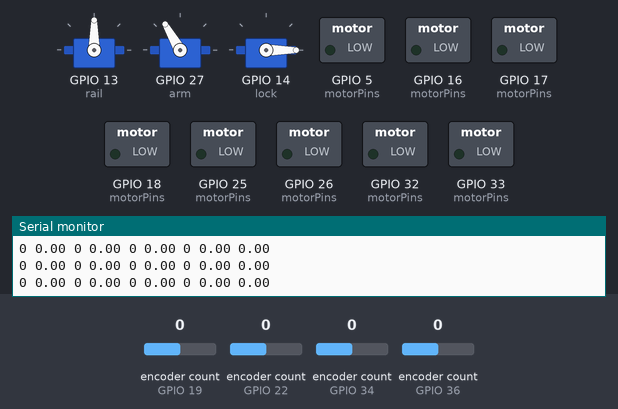
Bench run of a sketch on a simulated ESP32. Shown: 3 × servo, switched loads named in the sketch (green lamp = pin HIGH), the last lines printed to the serial monitor. The test bench sets the inputs (shaded band); at power-on: encoder count (sensors on GPIO 19, GPIO 22, GPIO 34, GPIO 36) 0. WiFi joins after 1.5 s; servers stay silent unless stated.

Above: at 3.2 s.
3.3 s: encoder count (sensor on GPIO 19) set to 1
At 4.6 s:
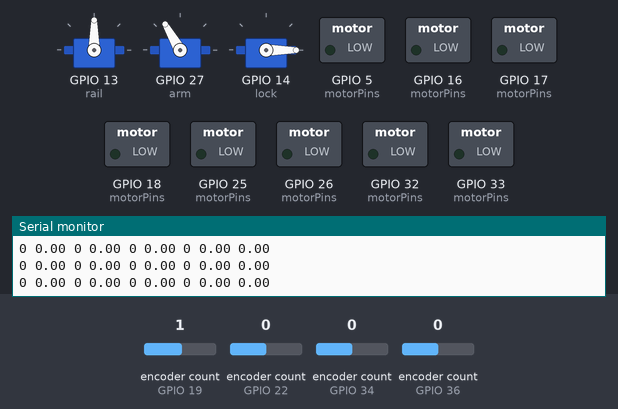
4.9 s: encoder count (sensor on GPIO 22) set to 1
At 5.8 s:
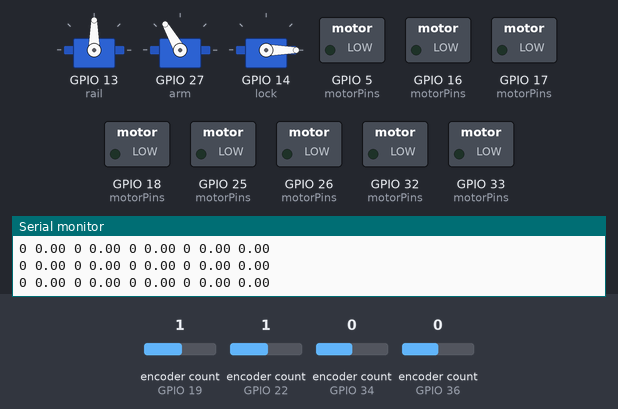
6.5 s: encoder count (sensor on GPIO 34) set to 1
At 7.0 s:
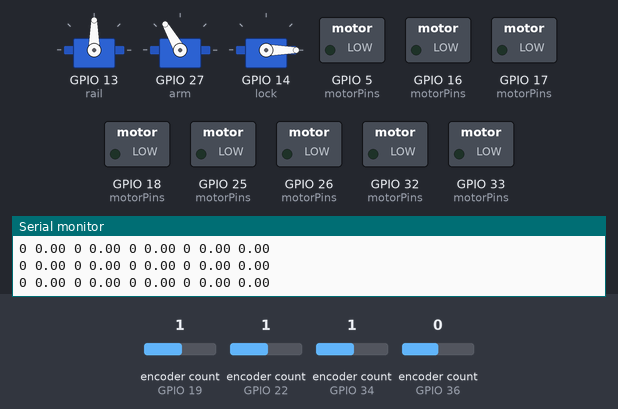
8.1 s: encoder count (sensor on GPIO 36) set to 1
At 9.4 s:
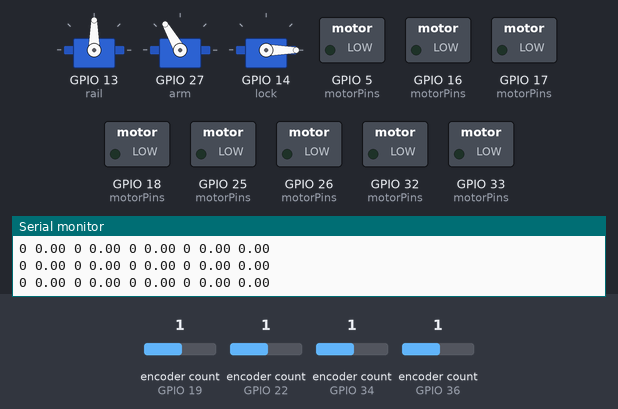
9.7 s: encoder count (sensor on GPIO 34) set to 0
At 10.7 s:
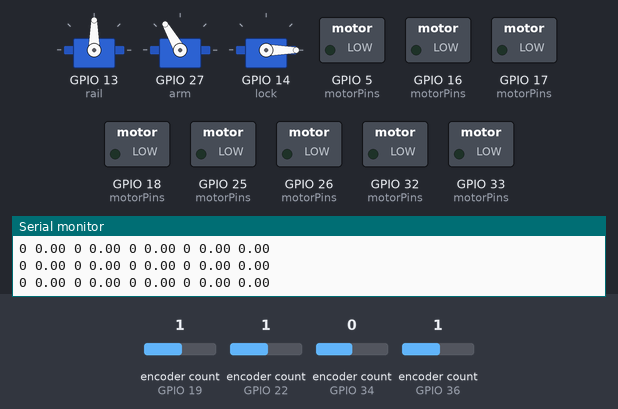
11.3 s: encoder count (sensor on GPIO 36) set to 0
At 11.9 s:
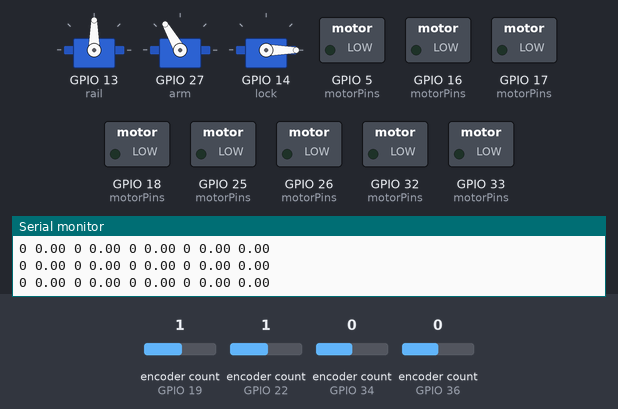
Timing chart, 0 to 13.9 s (numbered marks = the images above; inputs shaded):
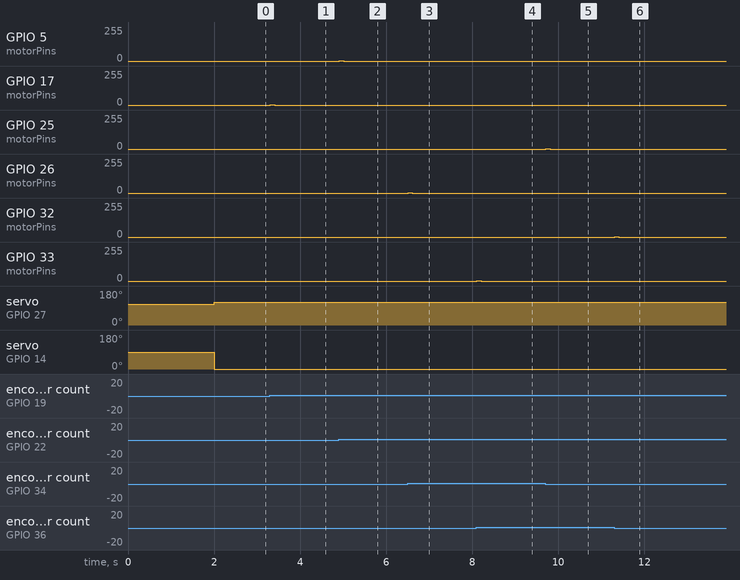

The sketch:

Autotawan.ino
```cpp
#define FRONT_LEFT_MOTOR 0
#define FRONT_RIGHT_MOTOR 2
#define BACK_LEFT_MOTOR 4
#define BACK_RIGHT_MOTOR 6
#define STOP 0

#define MAX_VRPM 7040

#define limMaxInt 1384886.25
#define limMinInt -1403292.50

#include <WiFi.h>

const char* ssid = "Robotclub_KMITL_E12";
const char* password = "Kakorsetyor2022";
char message[128];
char *ptr;
//int[4] = 0
WiFiServer wifiServer(80);
///////////////////////////////////////////////////////

long prevtime = 0;
long prevtime2 = 0;
int speedPWM[7]={0,0,0,0,1,120,0};//0-3 pwm,4rail,5updown,6lock
//int vsetpoint = 4000;
bool state =0;


struct PIDControl {
  float kp;
  float ki;
  float kd;
  float integral;
  float previousError;
  bool state;
};

PIDControl PIDControllers[] = {
  {1.0, 0.005, 2.0, 0, 0,0},// PID for Front Left Motor
  {0.5, 0.005, 2.08, 0, 0,0},// PID for Front Right Motor
  {1.0, 0.005, 2.5, 0, 0,0},// PID for Back Left Motor
  {0.5, 0.005, 2.08, 0, 0,0},// PID for Back Right Motor
};
struct Velocity {
  float Pulse;
  float PrevPulse;
  float Vrpm;
};

struct Velocity Count[] {
  { 0, 0, 0 },
  { 0, 0, 0 },
  { 0, 0, 0 },
  { 0, 0, 0 }
};

float ChangetoRPM(long Pulse, uint8_t i) {
  float Vrpm = (((float)Pulse) - Count[i].PrevPulse) * 4.6875;
  Count[i].PrevPulse = (float)Pulse;
  return Vrpm;
}

long PIDMOTOR(float setpoint, float rpm, float deltaTime, PIDControl &pid) {

  if(setpoint > 0 && pid.state == 1){
    pid.integral = 0;
    Serial.print("first  ");
    Serial.print(pid.integral);
    Serial.print(" ");
    pid.state = 0;
  }else if (setpoint < 0 && pid.state == 0){
    pid.integral = 0;
    Serial.print("second  ");
    Serial.print(pid.integral);
    Serial.print(" ");
    pid.state = 1;
  }

  float error = setpoint - rpm;
  pid.integral += (error * deltaTime);

  // Anti-windup
  if (pid.integral > limMaxInt) {
    pid.integral = limMaxInt;
  } else if (pid.integral < limMinInt) {
    pid.integral = limMinInt;
  }

  float derivative = (error - pid.previousError) / deltaTime;
  float u = (pid.kp * error + pid.ki * pid.integral + pid.kd * derivative);
  pid.previousError = error;

// Serial.print(" ");
//   Serial.print(error);
//   Serial.print(" ");
// //  Serial.print(pid.integral);
// //  Serial.print(" ");
// //  Serial.print(derivative);
//   //Serial.print(" ");
//   Serial.print(u);
//   Serial.println(" ");
  long pwm = (static_cast<long>(u) * 4095) / MAX_VRPM;

  if (pwm > 4095) {
    pwm = 4095;
  } else if (pwm < -4095) {
    pwm = -4095;
  }
  return pwm;
}
///////////////////////////////////////////////////////
void setup() {
  Serial.begin(115200);
  Motor_Init();
  InitEncoder();
  Servoinit();
//  if (WiFi.config(staticIP, gateway, subnet, dns, dns) == false) {
//    Serial.println("Configuration failed.");
//  }

  WiFi.begin(ssid,password);
  while(WiFi.status() != WL_CONNECTED)
  {
    delay(1000);
    Serial.println("Connecting to WiFi..");
  }
  Serial.println("Connected to the WiFi network");
  Serial.println(WiFi.localIP());
  wifiServer.begin();

}
void loop() {
 WiFiClient client = wifiServer.available();
   if (client)
  {
    while(client.connected())
    {
      if (client.available() > 0)
      {
      String c = client.readStringUntil('\n');
      Serial.println(c);
      int i=0;
      String words[7];
     c.toCharArray(message,sizeof(message));
           ptr = strtok(message," ");
      while(ptr && i<7)
      {
        words[i] = ptr;
        ptr = strtok(NULL," ");
        ++i;
      }

      delay(10);
      for(int i = 0;i<7 ;i++){
      speedPWM[i] = words[i].toInt();
      }
      //for(i=0;i<4;i++)
        //Serial.println(speedPWM[i]);
    }
    client.stop();
    Serial.println("Client disconnected");
    }
  }

//   if(Serial.available()>0){ // input serial
//     for (int i = 0 ; i < 4; i++) {
//       speedPWM[i] = Serial.parseInt();
//    }
//   }

  if (millis() - prevtime >= 100) {
    for (uint8_t i = 0; i < 4; i++) {
      Count[i].Pulse = GetEncoder(i + 1);
      Count[i].Vrpm = ChangetoRPM(Count[i].Pulse, i);
    }
    int speedFL = PIDMOTOR(speedPWM[0],Count[0].Vrpm,100, PIDControllers[0]);
    int speedFR = PIDMOTOR(speedPWM[1],Count[1].Vrpm,100, PIDControllers[1]);
    int speedBL = PIDMOTOR(speedPWM[2],Count[2].Vrpm,100, PIDControllers[2]);
    int speedBR = PIDMOTOR(speedPWM[3],Count[3].Vrpm,100, PIDControllers[3]);

     for(int i = 0 ;i<4 ;i++){
       Serial.print(speedPWM[i]);
       Serial.print(" ");
       Serial.print(Count[i].Vrpm);
       Serial.print(" ");

    }
    Serial.print(Count[0].Vrpm);
    Serial.println("");
    rotateMotor(FRONT_LEFT_MOTOR,speedFL);
    rotateMotor(FRONT_RIGHT_MOTOR,speedFR);
    rotateMotor(BACK_LEFT_MOTOR,speedBL);
    rotateMotor(BACK_RIGHT_MOTOR,speedBR);
   prevtime = millis();
  }
  RailServo(speedPWM[4]);
  UpDownServo(speedPWM[5]);
  Lock(speedPWM[6]);
}

////////////////////////////////////////////////////////
```

Encoder.ino
```cpp
#include <ESP32Encoder.h>

ESP32Encoder FRONTEncoderLEFT;
ESP32Encoder FRONTEncoderRIGHT;
ESP32Encoder BACKEncoderLEFT;
ESP32Encoder BACKEncoderRIGHT;

#define EN1_LEFT_F 36
#define EN2_LEFT_F 39
#define EN1_RIGHT_F 22
#define EN2_RIGHT_F 23
#define EN1_LEFT_B 34
#define EN2_LEFT_B 35
#define EN1_RIGHT_B 19
#define EN2_RIGHT_B 21

void InitEncoder() {
  FRONTEncoderLEFT.attachFullQuad(EN1_LEFT_F, EN2_LEFT_F);
  FRONTEncoderRIGHT.attachFullQuad(EN1_RIGHT_F, EN2_RIGHT_F);
  BACKEncoderLEFT.attachFullQuad(EN1_LEFT_B, EN2_LEFT_B);
  BACKEncoderRIGHT.attachFullQuad(EN1_RIGHT_B, EN2_RIGHT_B);


  FRONTEncoderLEFT.setCount(0);
  FRONTEncoderRIGHT.setCount(0);
  BACKEncoderLEFT.setCount(0);
  BACKEncoderRIGHT.setCount(0);
}

long GetEncoder(uint8_t i){
  switch (i){
    case 1:
      return FRONTEncoderLEFT.getCount();
    case 2:
      return FRONTEncoderRIGHT.getCount();
    case 3:
      return BACKEncoderLEFT.getCount();
    case 4:
      return BACKEncoderRIGHT.getCount();
  }
}
```

motor.ino
```cpp
#define PWMFreq 5000
#define PWMResolution 12
#define STOP 0

struct MOTOR_PINS {
  uint8_t IN;
  uint8_t PWMSPEEDCHANNEL;
};

MOTOR_PINS motorPins[] = {
  { 32, 12 },  // FRONT_LEFT_MOTOR IN1
  { 33, 13 },  // FRONT_LEFT_MOTOR IN2
  { 18, 10 },  // FRONT_RIGHT_MOTOR IN1
  {  5, 11 },  // FRONT_RIGHT_MOTOR IN2
  { 25, 4 },  // BACK_LEFT_MOTOR IN1
  { 26, 5 },  // BACK_LEFT_MOTOR IN2
  { 16, 6 },  // BACK_RIGHT_MOTOR IN1
  { 17, 7 },  // BACK_RIGHT_MOTOR IN2
};

void Motor_Init() {
  for (uint8_t i = 0; i < 8; ++i) {
    pinMode(motorPins[i].IN, OUTPUT);
    ledcSetup(motorPins[i].PWMSPEEDCHANNEL, PWMFreq, PWMResolution);
    ledcAttachPin(motorPins[i].IN, motorPins[i].PWMSPEEDCHANNEL);
  }
  for (uint8_t i = 0; i < 8; i += 2) {
    rotateMotor(i, STOP);
  }
}

void rotateMotor(uint8_t motorNumber, int motorSpeed) {
  if (motorSpeed < 0) {
    ledcWrite(motorPins[motorNumber].PWMSPEEDCHANNEL, 0);
    ledcWrite(motorPins[motorNumber + 1].PWMSPEEDCHANNEL, abs(motorSpeed));
  } else if (motorSpeed > 0) {
    ledcWrite(motorPins[motorNumber].PWMSPEEDCHANNEL, abs(motorSpeed));
    ledcWrite(motorPins[motorNumber + 1].PWMSPEEDCHANNEL, 0);
  } else {
    ledcWrite(motorPins[motorNumber].PWMSPEEDCHANNEL, 0);
    ledcWrite(motorPins[motorNumber + 1].PWMSPEEDCHANNEL, 0);
  }
}
```

servo.ino
```cpp
 #include <ESP32Servo.h>

Servo rail;
Servo arm;
Servo lock;

int currentposition = 1;

void Servoinit(){
  rail.attach(13);
  arm.attach(27);
  lock.attach(14);
  arm.write(110);// wait for object
}


void RailServo(int Target) {
  if (Target != currentposition) {
    int duration = abs(Target - currentposition) * 100 ;
      if (Target > currentposition) {
        rail.write(0);
      }
      else if (Target < currentposition) {
        rail.write(3000);
      }
      delay(duration);
      rail.write(1500);
      currentposition = Target;
  }
}//1-12

void UpDownServo(int armPosition) {
  if (armPosition > 175) {
    arm.write(175);  // Set to the maximum position (orthogonal)
  } else if (armPosition < 110) {
    arm.write(110);  // Set to the minimum position (wait for object)
  } else {
    arm.write(armPosition);  // Set to the specified position
  }
}

void Lock(int door){
  if (door == 0){//lock
    lock.write(0);
  } else if (door == 1){
    lock.write(75);
  }
}
```

Measured:
- after the input at 3.3 s, GPIO 17 (motorPins): 0/255 → 1/255 at once, → 0/255 0.10 s later
- after the input at 4.9 s, GPIO 5 (motorPins): 0/255 → 1/255 at once, → 0/255 0.10 s later
- after the input at 6.5 s, GPIO 26 (motorPins): 0/255 → 1/255 at once, → 0/255 0.10 s later
- after the input at 8.1 s, GPIO 33 (motorPins): 0/255 → 1/255 at once, → 0/255 0.10 s later
- after the input at 9.7 s, GPIO 25 (motorPins): 0/255 → 1/255 at once, → 0/255 0.10 s later
- after the input at 11.3 s, GPIO 32 (motorPins): 0/255 → 1/255 at once, → 0/255 0.10 s later
